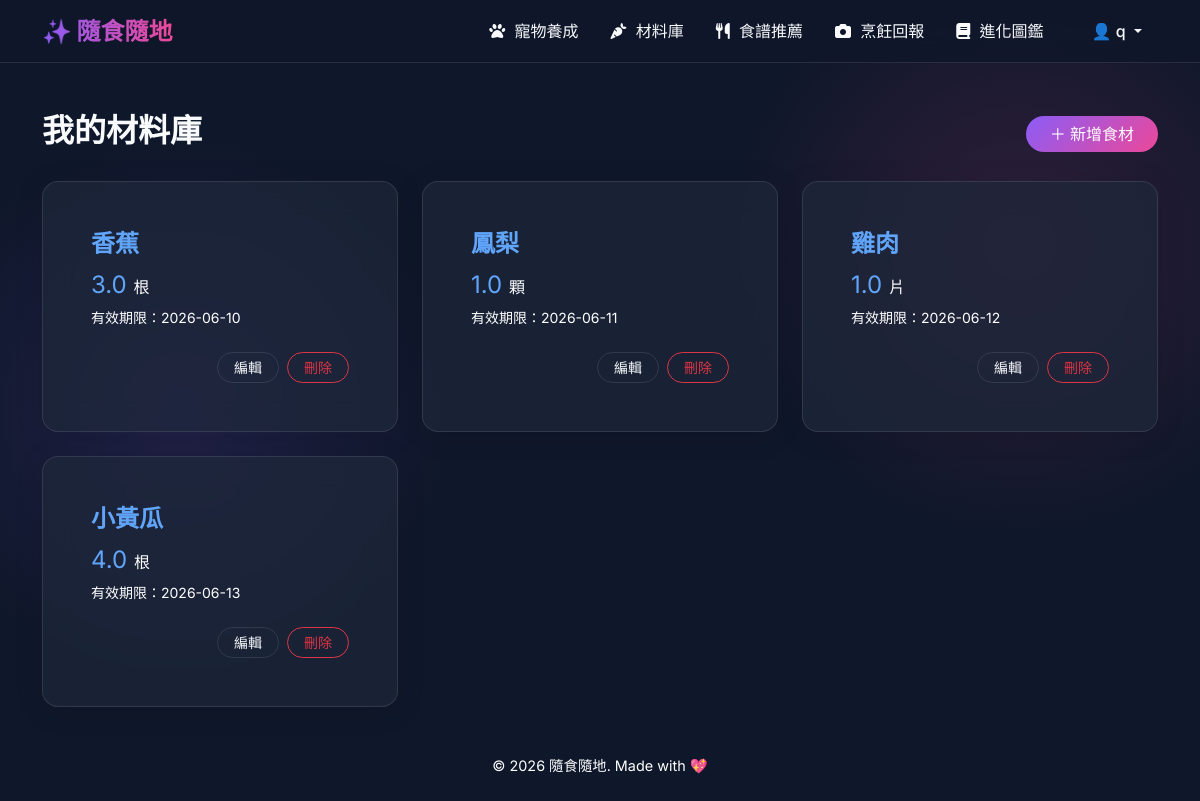
Page /ingredient/ (signed in) on the committed database.
### sql_models.py (models this page shows, shortened)
class User(UserMixin, db.Model):
    __tablename__ = 'users'
    id = db.Column(db.Integer, primary_key=True)
    username = db.Column(db.String(80), unique=True, nullable=False)
    email = db.Column(db.String(120), unique=True, nullable=False)
    password_hash = db.Column(db.String(256), nullable=False)
    display_name = db.Column(db.String(80))
    cooking_count = db.Column(db.Integer, default=0)
    created_at = db.Column(db.DateTime, default=datetime.utcnow)
    pet = db.relationship('Pet', backref='user', uselist=False, cascade="all, delete-orphan")
    preference = db.relationship('UserPreference', backref='user', uselist=False, cascade="all, delete-orphan")
    allergens = db.relationship('UserAllergen', backref='user', cascade="all, delete-orphan")
    favorites = db.relationship('Collection', backref='user', cascade="all, delete-orphan")
    achievements = db.relationship('UserAchievement', backref='user', cascade="all, delete-orphan")

### tables this page shows
CREATE TABLE ingredients (
    id          INTEGER PRIMARY KEY AUTOINCREMENT,
    name        TEXT NOT NULL,
    quantity    REAL NOT NULL,
    unit        TEXT NOT NULL,
    expiry_date TEXT,
    created_at  DATETIME DEFAULT CURRENT_TIMESTAMP
, user_id INTEGER DEFAULT 1);

### app/routes/ingredient.py (the view)
@ingredient_bp.route('/')
@login_required
def list_ingredients():
    ingredients = IngredientModel.get_all(current_user.id)
    return render_template('ingredient/list.html', ingredients=ingredients)

### app/models/ingredient.py (called while the page is built)
    @classmethod
    def get_connection(cls):
        try:
            os.makedirs(os.path.dirname(DATABASE), exist_ok=True)
            conn = sqlite3.connect(DATABASE)
            conn.row_factory = sqlite3.Row
            cls._ensure_table_exists(conn)
            return conn
        except Exception as e:
            logging.error(f"資料庫連線失敗: {e}")
            raise

    @classmethod
    def get_all(cls, user_id):
        query = 'SELECT * FROM ingredients WHERE user_id = ? ORDER BY expiry_date ASC, id DESC'
        try:
            with cls.get_connection() as conn:
                cursor = conn.cursor()
                cursor.execute(query, (user_id,))
                return [dict(row) for row in cursor.fetchall()]
        except Exception as e:
            logging.error(f"取得所有食材失敗: {e}")
            return []

### app/templates/ingredient/list.html (shortened to what this page needs)
{% extends 'base.html' %}
{% block content %}
<div class="d-flex justify-content-between align-items-center mb-4">
    <h2 class="section-title">我的材料庫</h2>
    <a href="{{ url_for('ingredient.new_ingredient') }}" class="btn btn-primary btn-gradient rounded-pill px-4">＋ 新增食材</a>
</div>
{% if ingredients %}
    <div class="row g-4">
        {% for item in ingredients %}
        <div class="col-md-4 col-sm-6">
            <div class="card glass-card h-100 ingredient-card">
                <div class="card-body">
                    <h4 class="card-title fw-bold" style="color: #60A5FA !important;">{{ item.name }}</h4>
                    <p class="card-text fs-4 mb-1" style="color: #60A5FA !important;">{{ item.quantity }} <span class="fs-6" style="color: #ffffff !important;">{{ item.unit }}</span></p>
                    <p class="card-text text-muted small">
                        有效期限：{{ item.expiry_date if item.expiry_date else '未設定' }}
                    </p>
                </div>
                <div class="card-footer bg-transparent border-0 d-flex justify-content-end gap-2 pb-3 pe-3">
                    <a href="{{ url_for('ingredient.edit_ingredient', id=item.id) }}" class="btn btn-sm btn-outline-light rounded-pill px-3">編輯</a>
                    <form action="{{ url_for('ingredient.delete_ingredient', id=item.id) }}" method="POST" class="d-inline" onsubmit="return confirm('確定要刪除 {{ item.name }} 嗎？');">
                        <button type="submit" class="btn btn-sm btn-outline-danger rounded-pill px-3">刪除</button>
                    </form>
                </div>
            </div>
        </div>
        {% endfor %}
    </div>
{% else %}
    <div class="text-center py-5 glass-card mt-4">
        <h4 class="text-light opacity-75 mb-3">目前還沒有任何食材</h4>
        <p class="text-muted mb-4">點擊右上角新增食材，開始建立您的材料庫！</p>
        <a href="{{ url_for('ingredient.new_ingredient') }}" class="btn btn-primary btn-gradient rounded-pill px-4">開始新增</a>
    </div>
{% endif %}
{% endblock %}

### app/templates/base.html (shortened to what this page needs)
<!DOCTYPE html>
<html lang="zh-TW">
<head>
    <link href="https://cdn.jsdelivr.net/npm/bootstrap@5.3.2/dist/css/bootstrap.min.css" rel="stylesheet">
    <link rel="stylesheet" href="https://cdnjs.cloudflare.com/ajax/libs/font-awesome/6.4.2/css/all.min.css">
</head>
<body>
    <nav class="navbar navbar-expand-lg sticky-top mb-5 navbar-dark">
        <div class="container">
            <a class="navbar-brand" href="{{ url_for('main.index') }}">✨ 隨食隨地</a>
            <div class="collapse navbar-collapse" id="navbarNav">
                <ul class="navbar-nav ms-auto align-items-center">
                    {% if current_user and current_user.is_authenticated %}
                        <li class="nav-item">
                            <a class="nav-link" href="{{ url_for('pet.pet_index') }}"><i class="fa-solid fa-paw"></i> 寵物養成</a>
                        </li>
                        <li class="nav-item">
                            <a class="nav-link" href="{{ url_for('ingredient.list_ingredients') }}"><i class="fa-solid fa-carrot"></i> 材料庫</a>
                        </li>
                        <li class="nav-item">
                            <a class="nav-link" href="{{ url_for('recipe.recommend') }}"><i class="fa-solid fa-utensils"></i> 食譜推薦</a>
                        </li>
                        <li class="nav-item">
                            <a class="nav-link" href="{{ url_for('cooking.report_page') }}"><i class="fa-solid fa-camera"></i> 烹飪回報</a>
                        </li>
                        <li class="nav-item">
                            <a class="nav-link" href="{{ url_for('collection.collection_index') }}"><i class="fa-solid fa-book"></i> 進化圖鑑</a>
                        </li>
                        <li class="nav-item dropdown ms-lg-3">
                            <a class="nav-link dropdown-toggle btn btn-outline-light rounded-pill px-3 py-1 mt-2 mt-lg-0 text-white" href="#" id="userDropdown" role="button" data-bs-toggle="dropdown" aria-expanded="false">
                                👤 {{ current_user.display_name }}
                            </a>
                        </li>
                    {% endif %}
                </ul>
            </div>
        </div>
    </nav>
    <main class="container mb-5">
        {% block content %}{% endblock %}
    </main>
    <footer class="text-center pb-4 text-muted" style="font-size: 0.9rem;">
        <p>&copy; 2026 隨食隨地. Made with 💖</p>
    </footer>
</body>
</html>

### app/templates/base.html (style rules this page uses)
:root { --primary-glow: #8B5CF6; --secondary-glow: #EC4899; --bg-color: #0F172A; --glass-bg: rgba(30, 41, 59, 0.7); --glass-border: rgba(255, 255, 255, 0.1); --text-main: #F8FAFC; --text-muted: #ffffff; }
.text-muted, .text-light-muted, .text-secondary, .form-text, .card-text.text-muted, small.text-muted { color: #ffffff !important; }
body { font-family: 'Inter', 'Noto Sans TC', sans-serif; background-color: var(--bg-color); color: var(--text-main); min-height: 100vh; background-image: radial-gradient(circle at 15% 50%, rgba(139, 92, 246, 0.15), transparent 25%), radial-gradient(circle at 85% 30%, rgba(236, 72, 153, 0.15), transparent 25%); background-attachment: fixed; }
h1, h2, h3, .navbar-brand { font-family: 'Outfit', 'Noto Sans TC', sans-serif; font-weight: 600; }
.navbar { background: rgba(15, 23, 42, 0.8) !important; backdrop-filter: blur(12px); -webkit-backdrop-filter: blur(12px); border-bottom: 1px solid var(--glass-border); }
.navbar-brand { background: linear-gradient(to right, #8B5CF6, #EC4899); -webkit-background-clip: text; -webkit-text-fill-color: transparent; font-size: 1.5rem; font-weight: 700; }
.nav-link { color: var(--text-main) !important; transition: color 0.3s ease; font-weight: 500; padding: 0.5rem 1rem !important; }
.nav-link i { margin-right: 5px; }
.glass-card { background: var(--glass-bg) !important; backdrop-filter: blur(16px); -webkit-backdrop-filter: blur(16px); border: 1px solid var(--glass-border) !important; border-radius: 1rem; padding: 2rem; box-shadow: 0 4px 30px rgba(0, 0, 0, 0.1); transition: transform 0.3s ease, box-shadow 0.3s ease; }
.btn-primary { background: linear-gradient(135deg, #8B5CF6, #EC4899); border: none; transition: all 0.3s ease; font-weight: 500; }
.btn-outline-light { border-color: var(--glass-border); color: var(--text-main); }

### rows in the picture
User: display_name "q"
ingredients: name "香蕉", quantity "3.0", unit "根", expiry_date "2026-06-10"
ingredients: name "鳳梨", quantity "1.0", unit "顆", expiry_date "2026-06-11"
ingredients: name "雞肉", quantity "1.0", unit "片", expiry_date "2026-06-12"
ingredients: name "小黃瓜", quantity "4.0", unit "根", expiry_date "2026-06-13"
